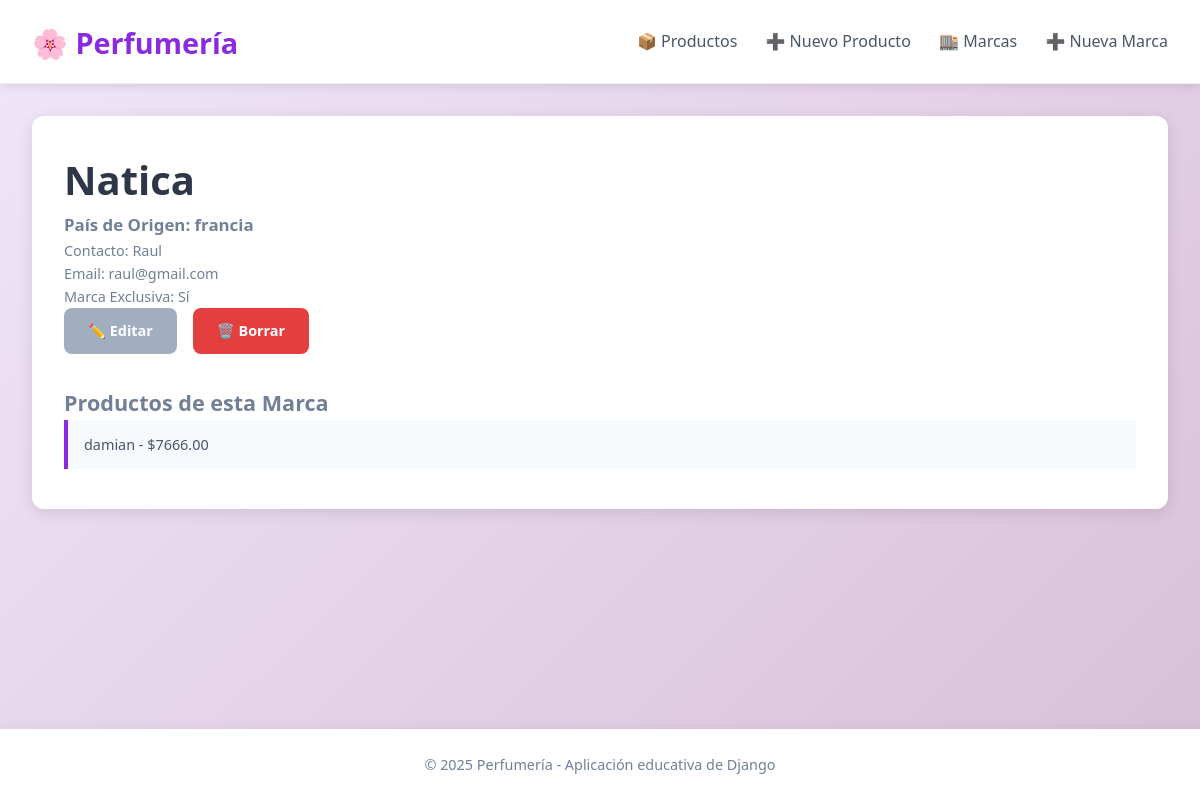
Page /marca/1/ on the committed database.
### app_perfumeria/models.py (models this page shows, shortened)
class Marca(models.Model):
    id_marca = models.AutoField(primary_key=True)
    nombre_marca = models.CharField(max_length=100)
    contacto_nombre = models.CharField(max_length=100, blank=True, null=True)
    contacto_email = models.EmailField(blank=True, null=True)
    pais_origen = models.CharField(max_length=100)
    es_exclusiva = models.BooleanField(default=False)
    class Meta:
        verbose_name = "Marca"
        verbose_name_plural = "Marcas"

class Producto(models.Model):
    id_producto = models.AutoField(primary_key=True)
    nombre = models.CharField(max_length=200)
    precio_venta = models.DecimalField(max_digits=10, decimal_places=2)
    stock = models.IntegerField(default=0)
    id_marca = models.ForeignKey(Marca, on_delete=models.CASCADE, related_name='productos')
    id_familia = models.CharField(max_length=100, blank=True, null=True, help_text="Ej: Floral, Amaderado, Cítrico")
    foto = models.ImageField(upload_to='img_productos/', blank=True, null=True)
    class Meta:
        verbose_name = "Producto"
        verbose_name_plural = "Productos"

### app_perfumeria/views.py (the view)
# urls.py: path('marca/<int:id_marca>/', views.detalle_marca, name='detalle_marca'),
def detalle_marca(request, id_marca):
    marca = get_object_or_404(Marca, id_marca=id_marca)
    productos_marca = Producto.objects.filter(id_marca=marca)
    return render(request, 'detalle_marca.html', {'marca': marca, 'productos_marca': productos_marca})

### app_perfumeria/templates/detalle_marca.html (shortened to what this page needs)
{% extends 'base.html' %}
{% block contenido %}
<article class="item-detail">
    <div class="item-info">
        <h1>{{ marca.nombre_marca }}</h1>
        <h3>País de Origen: {{ marca.pais_origen }}</h3>
        {% if marca.contacto_nombre %}<p>Contacto: {{ marca.contacto_nombre }}</p>{% endif %}
        {% if marca.contacto_email %}<p>Email: {{ marca.contacto_email }}</p>{% endif %}
        <p>Marca Exclusiva: {% if marca.es_exclusiva %}Sí{% else %}No{% endif %}</p>
    </div>
    <div class="detail-actions">
        <a href="{% url 'app_perfumeria:editar_marca' marca.id_marca %}" class="btn btn-secondary">✏️ Editar</a>
        <a href="{% url 'app_perfumeria:borrar_marca' marca.id_marca %}" class="btn btn-danger">🗑️ Borrar</a>
    </div>
    <section class="related-items-section">
        <h2>Productos de esta Marca</h2>
        {% if productos_marca %}
        <ul class="product-list-compact">
            {% for producto in productos_marca %}
            <li>
                <a href="{% url 'app_perfumeria:detalle_producto' producto.id_producto %}">
                    {{ producto.nombre }} - ${{ producto.precio_venta }}
                </a>
            </li>
            {% endfor %}
        </ul>
        {% else %}
        <p class="empty-message">No hay productos registrados para esta marca.</p>
        {% endif %}
    </section>
</article>
{% endblock %}

### app_perfumeria/static/css/styles.css (style rules this page uses)
* { margin: 0; padding: 0; box-sizing: border-box; }
body { font-family: 'Segoe UI', Tahoma, Geneva, Verdana, sans-serif; background: linear-gradient(135deg, #f0e6fa 0%, #d8bfd8 100%); color: #333; line-height: 1.6; }
.product-brand, .product-price, .product-stock, .item-detail { color: #718096; font-size: 0.9rem; padding: 0 0 0.5rem; }
.item-detail { background: white; border-radius: 12px; overflow: hidden; box-shadow: 0 4px 15px rgba(0,0,0,0.1); padding: 2rem; }
.item-info h1 { font-size: 2.5rem; color: #2d3748; }
.detail-actions { margin-bottom: 2rem; display: flex; gap: 1rem; }
.product-list-compact { list-style: none; padding: 0; }
.product-list-compact li { padding: 0.8rem 1rem; background: #f7fafc; border-left: 4px solid #8a2be2; margin-bottom: 0.5rem; font-weight: 500; }
.product-list-compact li a { text-decoration: none; color: #4a5568; }
.btn { padding: 0.7rem 1.5rem; border: none; border-radius: 8px; font-weight: 600; cursor: pointer; transition: background 0.3s; text-decoration: none; display: inline-block; }
.btn-secondary { background: #a0aec0; color: white; }
.btn-danger { background: #e53e3e; color: white; }

### rows in the picture
Marca: nombre_marca "Natica", pais_origen "francia", contacto_nombre "Raul", contacto_email "raul@gmail.com"
Producto: nombre "damian", precio_venta "7666.00"
